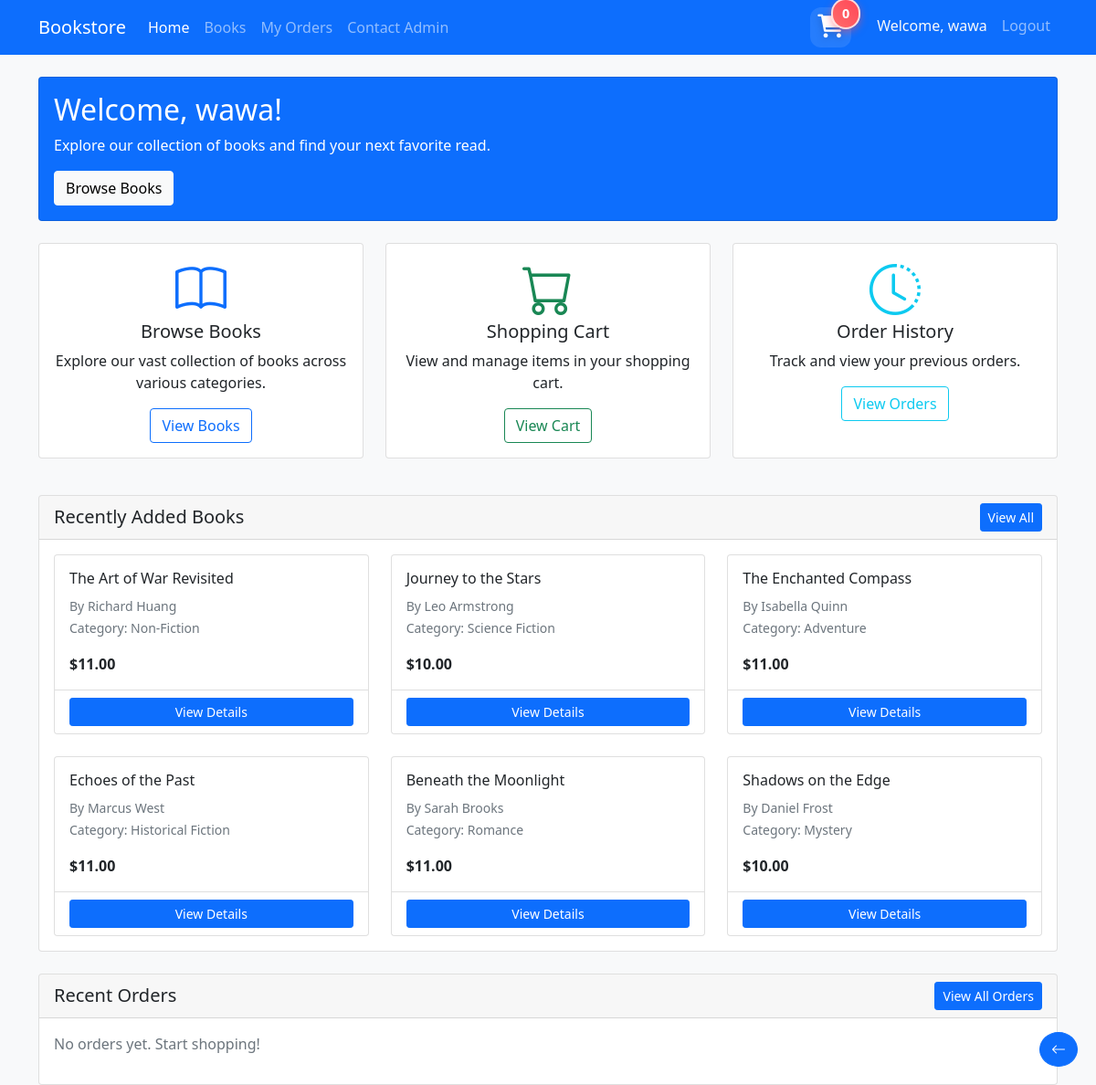
The app's page /user/dashboard.php (signed in), older data.
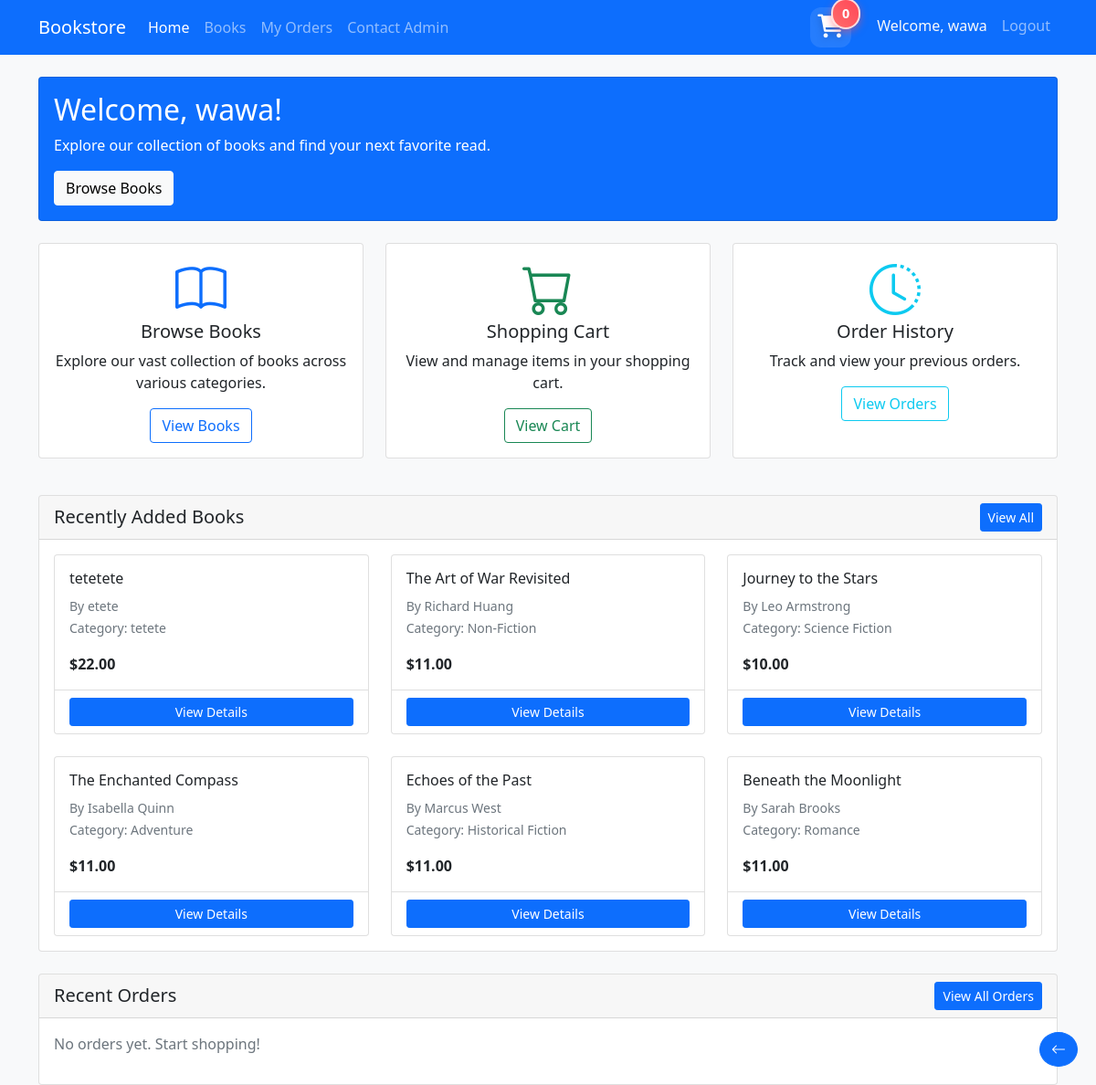
The same page, newer data.
### tables this page shows
CREATE TABLE `books` (
  `book_id` int(11) NOT NULL,
  `category_id` int(11) DEFAULT NULL,
  `title` varchar(255) NOT NULL,
  `author` varchar(255) NOT NULL,
  `description` text DEFAULT NULL,
  `price` decimal(10,2) NOT NULL,
  `stock_quantity` int(11) DEFAULT 0,
  `date_added` timestamp NOT NULL DEFAULT current_timestamp()
);

CREATE TABLE `categories` (
  `category_id` int(11) NOT NULL,
  `category_name` varchar(255) NOT NULL,
  `date_created` timestamp NOT NULL DEFAULT current_timestamp()
);

### user/dashboard.php (the view, shortened to what the changed rows need)
<?php
require_once '../auth/config.php';
$recent_books = $conn->query("
    SELECT b.*, c.category_name
    FROM Books b
    JOIN Categories c ON b.category_id = c.category_id
    WHERE b.stock_quantity > 0
    ORDER BY b.date_added DESC
    LIMIT 6
");
?>
<!DOCTYPE html>
<html lang="en">
<head>
    <link href="https://cdn.jsdelivr.net/npm/bootstrap@5.1.3/dist/css/bootstrap.min.css" rel="stylesheet">
    <link href="https://cdn.jsdelivr.net/npm/bootstrap-icons@1.7.2/font/bootstrap-icons.css" rel="stylesheet">
</head>
<body class="bg-light">
    <?php include 'user_navbar.php'; ?>
    <div class="container mt-4">
        <div class="row mb-4">
            <div class="col">
                <div class="card bg-primary text-white">
                    <div class="card-body">
                        <h2 class="card-title">Welcome, <?php echo htmlspecialchars($_SESSION['username']); ?>!</h2>
                    </div>
                </div>
            </div>
        </div>
        <div class="card mb-4">
            <div class="card-body">
                <div class="row row-cols-1 row-cols-md-3 g-4">
                    <?php while ($book = $recent_books->fetch_assoc()): ?>
                    <div class="col">
                        <div class="card h-100">
                            <div class="card-body">
                                <h6 class="card-title"><?php echo htmlspecialchars($book['title']); ?></h6>
                                <p class="card-text">
                                    <small class="text-muted">By <?php echo htmlspecialchars($book['author']); ?></small><br>
                                    <small class="text-muted">Category: <?php echo htmlspecialchars($book['category_name']); ?></small>
                                </p>
                                <p class="card-text"><strong>$<?php echo number_format($book['price'], 2); ?></strong></p>
                            </div>
                            <div class="card-footer bg-transparent">
                                <a href="books.php" class="btn btn-sm btn-primary w-100">View Details</a>
                            </div>
                        </div>
                    </div>
                    <?php endwhile; ?>
                </div>
            </div>
        </div>
    </div>
</body>
</html>

Row changes from the older to the newer data that the page shows:
no longer on this page (row unchanged): books: title "Shadows on the Edge", author "Daniel Frost", category.category_name "Mystery", price "10.00"
added books: title "tetetete", author "etete", category.category_name "tetete", price "22.00"
